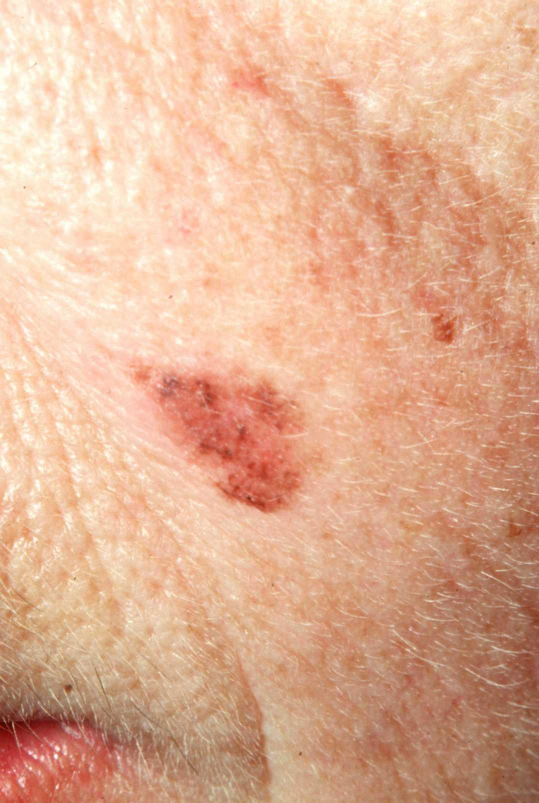
#> input picture backend/image_processing/img/LMM2_orig.jpg, 1078 x 1605 px, given in place of photo1.jpg, which was not available (shown at 1/2 size)
$ python test_comparison.py
#> lines starting #> are read from the running program, lines starting #| are printed output that depends on the picture
### backend/image_processing/processor.py
import logging

import cv2

from sam_segmentation.segment import segment_online

from . import feature_extraction
from .comparison_img import (compare_color_score_palletes, compare_contour,
                             compare_symetry)
from .util import converter, noise_removal


def remove_hair(img):
    processed_img, _ = noise_removal.dull_razor(img)
    blurred_img = noise_removal.median_filtering(processed_img)
    return blurred_img


# [6 lines left out: function segment_ots, not called in this run]


def process_image(img):
    blurred_img = remove_hair(img)
    segmented_image, _ = segment_online(blurred_img)
    segmented_color = noise_removal.and_bitwise(blurred_img, segmented_image)
    return [segmented_color, segmented_image]


# [50 lines left out: functions extract, extract_and_compare, not called in this run]

### backend/image_processing/util/image.py
import os
from dataclasses import dataclass


@dataclass
class ImageMetadata:
    path: str
    name: str
    size: int
    has_segmented_image: bool
    is_melanoma: bool = False
    segmented: str = ''

    def get_path(self, get_segmented: bool = False):
        name = self.name if not get_segmented else self.segmented
        return os.path.join(self.path, name)


IMAGES_PATH = os.path.join(os.path.dirname(__file__), "../img/")
IMG_SIZE = 200

TEST_IMAGES = [
    ImageMetadata(IMAGES_PATH, 'example2.jpg', IMG_SIZE, False),
    ImageMetadata(IMAGES_PATH, 'example3.jpg', IMG_SIZE, False),
    ImageMetadata(IMAGES_PATH, 'example4.jpg', IMG_SIZE, False),
    ImageMetadata(IMAGES_PATH, 'example5.jpg', IMG_SIZE, False),
    ImageMetadata(IMAGES_PATH, 'example6.jpg', IMG_SIZE, False),
    ImageMetadata(IMAGES_PATH, 'melColor.jpg', IMG_SIZE, False),
    ImageMetadata(IMAGES_PATH, 'NM83_orig.jpg',
                  IMG_SIZE, True, 'NM83_contour.png'),
    # ImageMetadata(IMAGES_PATH, 'LMM2_orig.jpg',
    #               IMG_SIZE, True, 'LMM2_contour.png'), # fails
    # ImageMetadata(IMAGES_PATH, 'LMM3_orig.jpg', IMG_SIZE,
    #               True, 'LMM3_contour.png'),  # fails
    ImageMetadata(IMAGES_PATH, 'LMM5_orig.jpg',
                  IMG_SIZE, True, 'LMM5_contour.png'),
    # ImageMetadata(IMAGES_PATH, 'LMM7_orig.jpg', IMG_SIZE,
    #               True, 'LMM7_contour.png'),  # fails
    # ImageMetadata(IMAGES_PATH, 'LMM8_2_orig.jpg', IMG_SIZE,
    #               True, 'LMM8_2_contour.png'),  # fails
    ImageMetadata(IMAGES_PATH, 'photo1.jpg',
                  IMG_SIZE, False),
    ImageMetadata(IMAGES_PATH, 'photo2.jpg',
                  IMG_SIZE, False),
    ImageMetadata(IMAGES_PATH, 'photo3.jpg',
                  IMG_SIZE, False),
    ImageMetadata(IMAGES_PATH, 'photo4.jpg',
                  IMG_SIZE, False),
    ImageMetadata(IMAGES_PATH, 'photo5.jpg',
                  IMG_SIZE, False),
    ImageMetadata(IMAGES_PATH, 'photo6.jpg',
                  IMG_SIZE, False),
]

### backend/image_processing/test_comparison.py
import cv2

from sam_segmentation.segment import segment_online

from .comparison_img import (add_imgs, get_color_score_pallet, get_contour_img,
                             get_symetry_img)
from .feature_extraction import center
from .processor import extract, process_image
from .util.image import TEST_IMAGES


def main():
    image_metadata = TEST_IMAGES[8]

    img = cv2.imread(image_metadata.get_path(), cv2.IMREAD_COLOR)
#> img is the input picture: shape (1605, 1078, 3); mean B, G, R 146.5, 175.6, 224.2
    img = cv2.resize(img, (200, 200), interpolation=cv2.INTER_AREA)
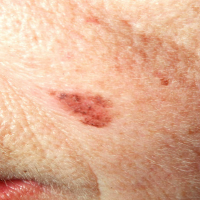
#> img: shape (200, 200, 3); mean B, G, R 146.5, 175.6, 224.2
    [processed_img, msk] = process_image(img)
    # msk, _ = segment_online(processed_img)

    img1 = cv2.imread(image_metadata.get_path(), cv2.IMREAD_COLOR)
    img1 = cv2.resize(img1, (200, 200), interpolation=cv2.INTER_AREA)
    image_metadata = TEST_IMAGES[10]
    img2 = cv2.imread(image_metadata.get_path(), cv2.IMREAD_COLOR)
    img2 = cv2.resize(img2, (200, 200), interpolation=cv2.INTER_AREA)
    [processed_img1, msk1] = process_image(img1)
    [processed_img2, msk2] = process_image(img2)
    msk1, _ = segment_online(img1)
    msk2, _ = segment_online(img2)

    # msk, processed_img = center(msk, processed_img)
    pallete1 = get_color_score_pallet(processed_img1, msk1)
    pallete2 = get_color_score_pallet(processed_img2, msk2)
    # [15 lines of commented-out code are left out]
    cv2.imshow('Pallete1', pallete1)
    cv2.imshow('Pallete2', pallete2)
    # [5 lines of commented-out code are left out]
    cv2.waitKey(0)


if __name__ == '__main__':
    main()
#> (the call stopped at in remove_hair, `processed_img, _ = noise_removal.dull_razor(img)`: backend is not available in this run)

$ run again, on backend/image_processing/img/LMM3_orig.jpg
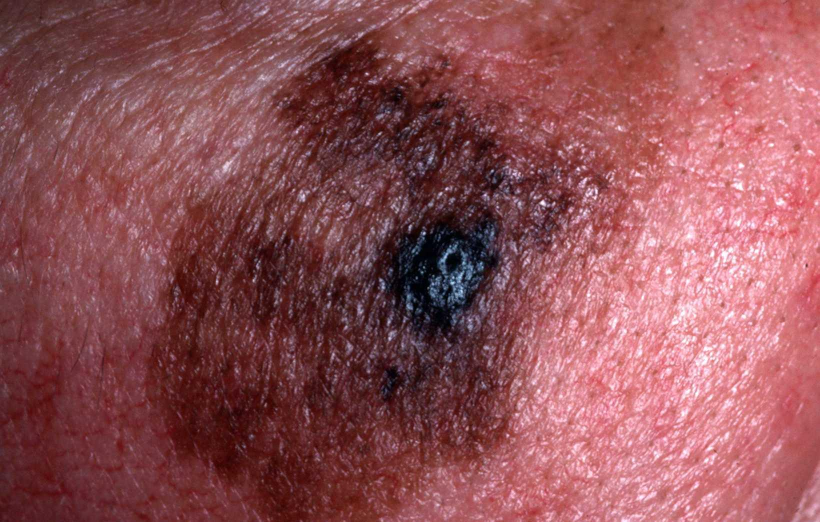
#> input picture backend/image_processing/img/LMM3_orig.jpg, 1640 x 1043 px, given in place of photo1.jpg, which was not available (shown at 1/2 size)
#> in main, img is the input picture: shape (1043, 1640, 3); mean B, G, R 85.8, 80.5, 143.4
#> in main, `img = cv2.resize(img, (200, 200), interpolation=cv2.INTER_AREA)`:
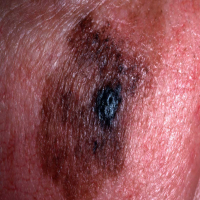
#> img: shape (200, 200, 3); mean B, G, R 85.8, 80.5, 143.4
